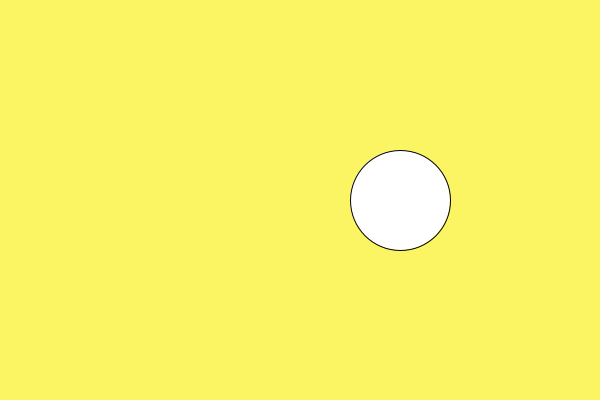
Frame 1 (no input)
Frame 60 (the mouse pressed at the canvas centre just before this capture): identical to frame 1, image omitted
Frame 120 (the mouse held since frame 60 and released just before this capture): identical to frame 1, image omitted

The Processing sketch that drew this single still picture (run headless with seeded random() and noise(); from frame 60 on, the mouse is pressed at the canvas centre):

// Processing sketch: processing_184608
// ── processing_184608.pde

void setup() {
  size (600,400);
}

void draw() {
  background (252,245,99);
  ellipse (400,200,100,100);
  if (mousePressed) {
    println("Mouse dies");
    
  } else {
    fill(255);
  }
 
  
} 
